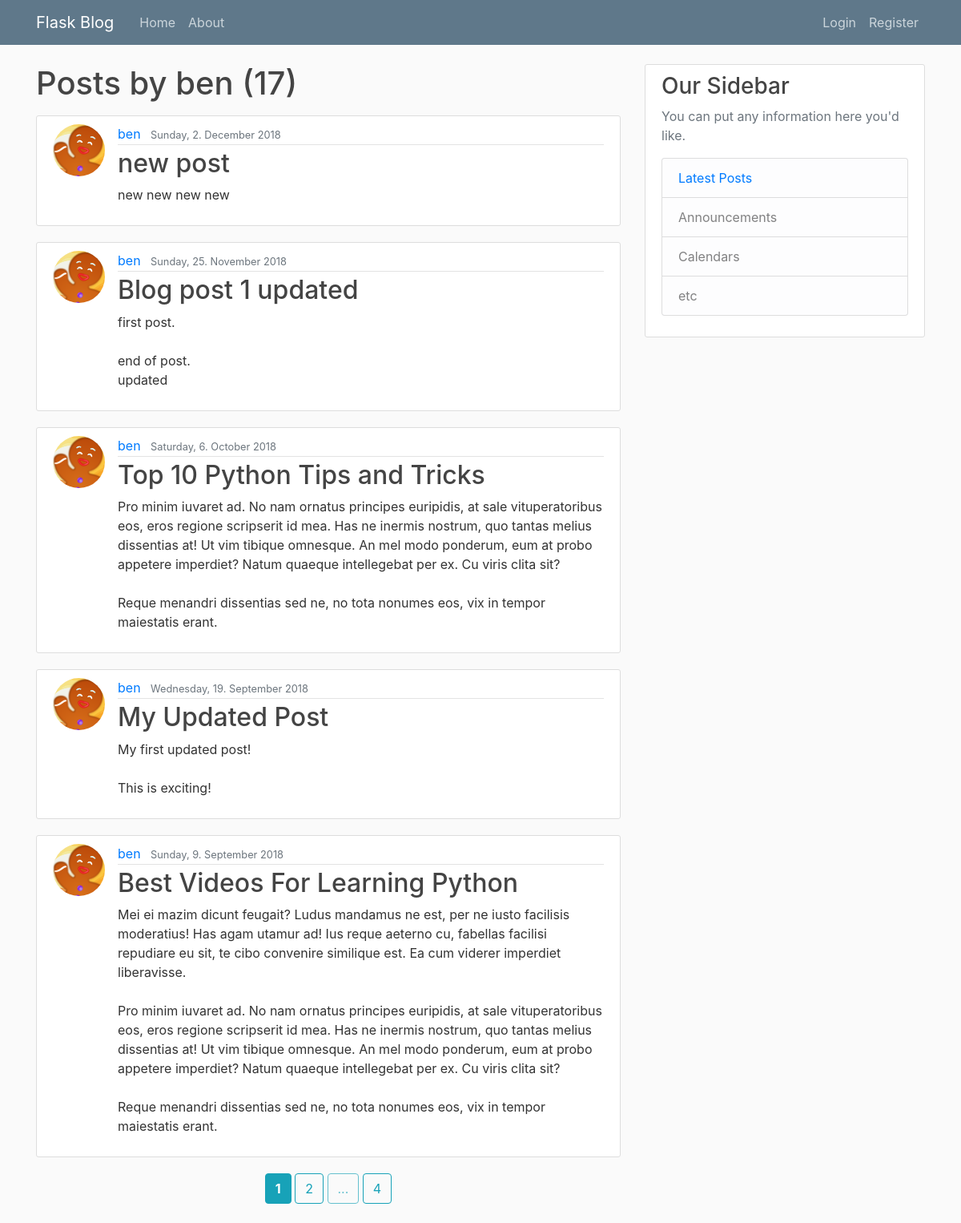
Page /user/ben on the committed database.
### flaskblog/models.py (models this page shows, shortened)
class User(db.Model, UserMixin):
    id = db.Column(db.Integer, primary_key=True)
    username = db.Column(db.String(20), unique=True, nullable=False)
    email = db.Column(db.String(120), unique=True, nullable=False)
    image_file = db.Column(db.String(20), nullable=False,
                           default='default.png')
    password = db.Column(db.String(60), nullable=False)
    posts = db.relationship('Post', backref='author', lazy=True)

class Post(db.Model):
    id = db.Column(db.Integer, primary_key=True)
    title = db.Column(db.String(100), nullable=False)
    date_posted = db.Column(db.DateTime, nullable=False,
                            default=datetime.utcnow())
    content = db.Column(db.Text, nullable=False)
    user_id = db.Column(db.Integer, db.ForeignKey('user.id'), nullable=False)

### flaskblog/users/routes.py (the view)
@users.route("/user/<string:username>")
def user_posts(username):
    page = request.args.get('page', 1, type=int)
    user = User.query.filter_by(username=username).first_or_404()
    posts = Post.query.filter_by(author=user)\
        .order_by(Post.date_posted.desc())\
        .paginate(page=page, per_page=5)
    return render_template('user_posts.html', posts=posts, user=user)

### flaskblog/templates/user_posts.html
{% extends "layout.html" %}
{% block content %}
	<h1 class="mb-3">Posts by {{ user.username }} ({{ posts.total }})</h1>
	{% for post in posts.items %}
		<article class="media content-section">
			<img class="rounded-circle article-img" src="{{ url_for('static', filename='profile_pics/' + post.author.image_file) }}">
			<div class="media-body">
				<div class="article-metadata">
					<a class="mr-2" href="{{ url_for('users.user_posts', username=post.author.username) }}">{{ post.author.username }}</a>
					<small class="text-muted">{{ "{date:%A}, {date.day}. {date:%B} {date.year}".format(date=post.date_posted) }}</small>
				</div>
				<h2><a class="article-title" href="{{ url_for('posts.post', post_id=post.id) }}">{{ post.title }}</a></h2>
				<p class="article-content">{{ post.content }}</p>
			</div>
		</article>
	{% endfor %}
	<div class="text-center">
	{% for page_num in posts.iter_pages(left_edge=1, right_edge=1, left_current=1, right_current=2) %}
		{% if page_num %}
			{% if posts.page == page_num %}
				<a class="btn btn-info mb-4" href="{{ url_for('users.user_posts', username=user.username, page=page_num) }}"><b>{{ page_num }}</b></a>
			{% else %}
				<a class="btn btn-outline-info mb-4" href="{{ url_for('users.user_posts', username=user.username, page=page_num) }}">{{ page_num }}</a>
			{% endif %}
		{% else %}
			<span class="btn btn-outline-info mb-4 disabled">...</span>
		{% endif %}
	{% endfor %}
	</div>
{% endblock content %}

### flaskblog/static/main.css (style rules this page uses)
body { background: #fafafa; color: #333333; margin-top: 5rem; }
h1, h2, h3, h4, h5, h6 { color: #444444; }
.content-section { background: #ffffff; padding: 10px 20px; border: 1px solid #dddddd; border-radius: 3px; margin-bottom: 20px; }
.article-title { color: #444444; }
.article-content { white-space: pre-line; }
.article-img { height: 65px; width: 65px; margin-right: 16px; }
.article-metadata { padding-bottom: 1px; margin-bottom: 4px; border-bottom: 1px solid #e3e3e3 }

### rows in the picture
User: username "ben"
Post: image_file (picture), author.username "ben", date_posted "Sunday, 2. December 2018", title "new post", content "new new new new"
Post: image_file (picture), author.username "ben", date_posted "Sunday, 25. November 2018", title "Blog post 1 updated", content "first post. end of post. updated"
Post: image_file (picture), author.username "ben", date_posted "Saturday, 6. October 2018", title "Top 10 Python Tips and Tricks", content "Pro minim iuvaret ad. No nam ornatus principes euripidis, at sale vituperatoribus eos, eros regione scripserit id mea. Has ne inermis nostrum, quo tantas melius dissentias at! Ut vim tibique omnesque. An mel modo ponderum, eum at probo appetere imperdiet? Natum quaeque intellegebat per ex. Cu viris clita sit? Reque menandri dissentias sed ne, no tota nonumes eos, vix in tempor maiestatis erant."
Post: image_file (picture), author.username "ben", date_posted "Wednesday, 19. September 2018", title "My Updated Post", content "My first updated post! This is exciting!"
Post: image_file (picture), author.username "ben", date_posted "Sunday, 9. September 2018", title "Best Videos For Learning Python", content "Mei ei mazim dicunt feugait? Ludus mandamus ne est, per ne iusto facilisis moderatius! Has agam utamur ad! Ius reque aeterno cu, fabellas facilisi repudiare eu sit, te cibo convenire similique est. Ea cum viderer imperdiet liberavisse. Pro minim iuvaret ad. No nam ornatus principes euripidis, at sale vituperatoribus eos, eros regione scripserit id mea. Has ne inermis nostrum, quo tantas melius dissentias at! Ut vim tibique omnesque. An mel modo ponderum, eum at probo appetere imperdiet? Natum quaeque intellegebat per ex. Cu viris clita sit? Reque menandri dissentias sed ne, no tota nonumes eos, vix in tempor maiestatis erant."

### other values in the picture
{{ posts.total }} "17"
{{ page_num }} "1"
{{ page_num }} "2" "4"
